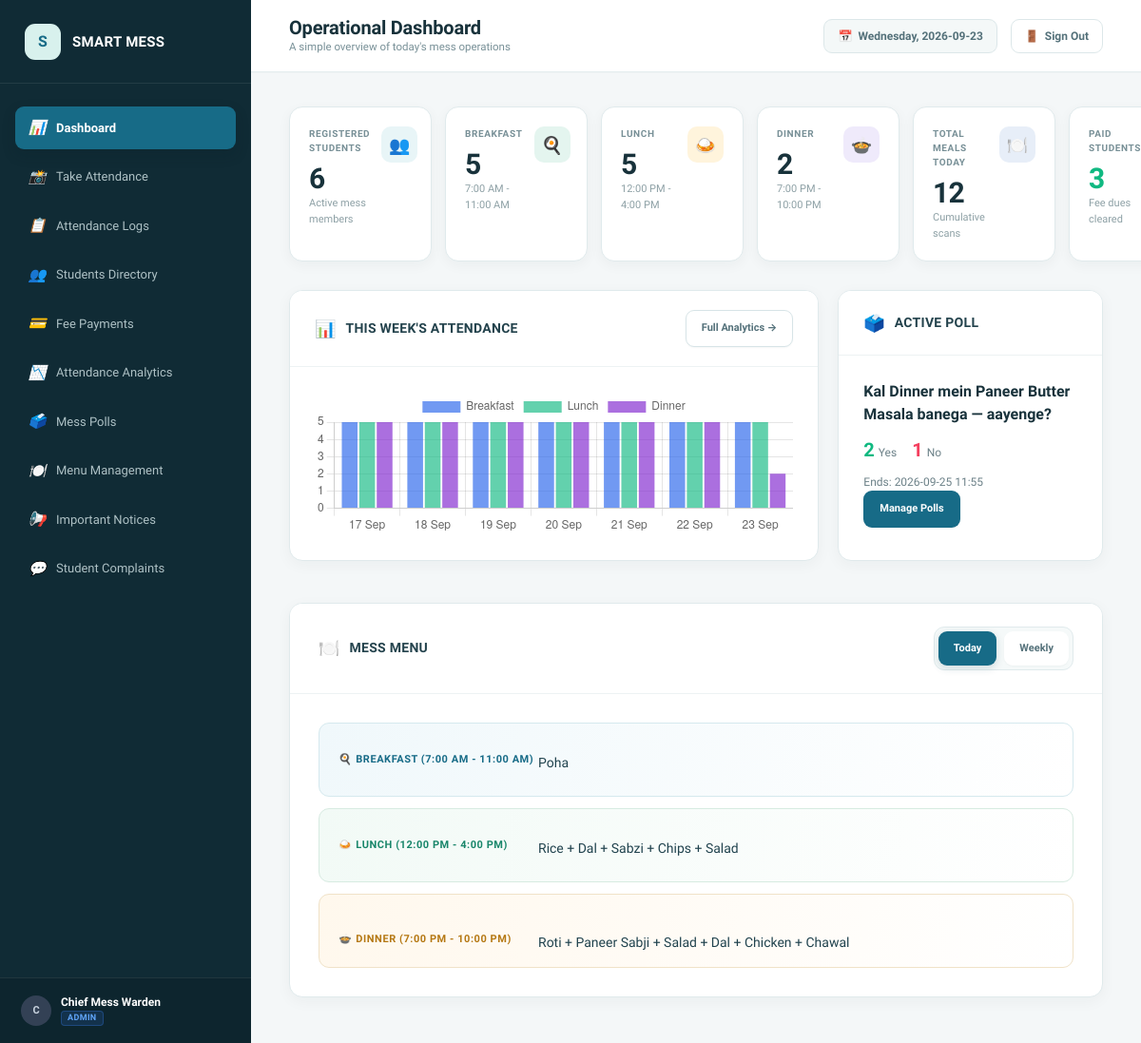
Screenshot of /admin/dashboard (signed in) with the database file from the repository.
### tables this page shows
CREATE TABLE polls (
        id INTEGER PRIMARY KEY AUTOINCREMENT,
        question TEXT NOT NULL,
        meal TEXT,
        start_time TEXT NOT NULL,
        end_time TEXT NOT NULL,
        created_by TEXT DEFAULT 'Mess Admin',
        created_at TEXT NOT NULL
    );

CREATE TABLE menu (
        id INTEGER PRIMARY KEY AUTOINCREMENT,
        day_of_week TEXT NOT NULL,
        meal_type TEXT NOT NULL,
        items TEXT NOT NULL,
        special_notes TEXT,
        availability_status TEXT NOT NULL DEFAULT 'Available',
        updated_at TEXT NOT NULL,
        UNIQUE (day_of_week, meal_type)
    );

### app.py (the view)
@app.route("/admin/dashboard")
@admin_required
def admin_dashboard():
    conn = get_db_connection()
    cursor = conn.cursor()
    today_str = datetime.now().strftime("%Y-%m-%d")
    current_day = datetime.now().strftime("%A")
    menu_view = request.args.get("menu_view", "today")
    cursor.execute("SELECT COUNT(*) FROM students")
    total_students = cursor.fetchone()[0]
    cursor.execute("SELECT COUNT(*) FROM attendance WHERE date = ? AND meal = 'Breakfast'", (today_str,))
    today_breakfast = cursor.fetchone()[0]
    cursor.execute("SELECT COUNT(*) FROM attendance WHERE date = ? AND meal = 'Lunch'", (today_str,))
    today_lunch = cursor.fetchone()[0]
    cursor.execute("SELECT COUNT(*) FROM attendance WHERE date = ? AND meal = 'Dinner'", (today_str,))
    today_dinner = cursor.fetchone()[0]
    total_meals_today = today_breakfast + today_lunch + today_dinner
    cursor.execute("SELECT COUNT(*) FROM students WHERE payment_status = 'Paid'")
    paid_students = cursor.fetchone()[0]
    cursor.execute("SELECT COUNT(*) FROM students WHERE payment_status = 'Unpaid'")
    unpaid_students = cursor.fetchone()[0]
    cursor.execute("SELECT COUNT(*) FROM students WHERE payment_status = 'Pending'")
    pending_fee_students = cursor.fetchone()[0]
    cursor.execute("SELECT COUNT(*) FROM complaints WHERE status = 'Pending'")
    pending_complaints = cursor.fetchone()[0]
    cursor.execute("SELECT COUNT(*) FROM complaints WHERE status = 'In Progress'")
    in_progress_complaints = cursor.fetchone()[0]
    cursor.execute("SELECT COUNT(*) FROM complaints WHERE status = 'Resolved'")
    resolved_complaints = cursor.fetchone()[0]
    cursor.execute("SELECT id, title, content, priority, created_at FROM notices ORDER BY id DESC LIMIT 3")
    recent_notices = cursor.fetchall()
    days = ["Monday", "Tuesday", "Wednesday", "Thursday", "Friday", "Saturday", "Sunday"]
    weekly_menu = {}
    for day in days:
        cursor.execute("SELECT meal_type, items, special_notes, availability_status FROM menu WHERE day_of_week = ?", (day,))
        day_rows = cursor.fetchall()
        weekly_menu[day] = {row["meal_type"]: {"items": row["items"], "special_notes": row["special_notes"], "availability_status": row["availability_status"]} for row in day_rows}
    cursor.execute("SELECT meal_type, items, special_notes, availability_status FROM menu WHERE day_of_week = ?", (current_day,))
    today_menu_rows = cursor.fetchall()
    today_menu = {row["meal_type"]: {"items": row["items"], "special_notes": row["special_notes"], "availability_status": row["availability_status"]} for row in today_menu_rows}
    weekly_chart = []
    for i in range(6, -1, -1):
        day_str = (datetime.now() - timedelta(days=i)).strftime("%Y-%m-%d")
        day_label = (datetime.now() - timedelta(days=i)).strftime("%d %b")
        cursor.execute("SELECT COUNT(*) FROM attendance WHERE date = ? AND meal = 'Breakfast'", (day_str,))
        b = cursor.fetchone()[0]
        cursor.execute("SELECT COUNT(*) FROM attendance WHERE date = ? AND meal = 'Lunch'", (day_str,))
        l = cursor.fetchone()[0]
        cursor.execute("SELECT COUNT(*) FROM attendance WHERE date = ? AND meal = 'Dinner'", (day_str,))
        d = cursor.fetchone()[0]
        weekly_chart.append({"label": day_label, "breakfast": b, "lunch": l, "dinner": d})
    now_str = datetime.now().strftime("%Y-%m-%dT%H:%M")
    cursor.execute("""
    SELECT * FROM polls WHERE start_time <= ? AND end_time >= ? ORDER BY id DESC LIMIT 1
    """, (now_str, now_str))
    active_poll_row = cursor.fetchone()
    active_poll = None
    if active_poll_row:
        cursor.execute("SELECT response, COUNT(*) as cnt FROM poll_responses WHERE poll_id = ? GROUP BY response", (active_poll_row["id"],))
        tally_rows = cursor.fetchall()
        tally = {"Yes": 0, "No": 0}
        for r in tally_rows:
            tally[r["response"]] = r["cnt"]
        active_poll = {
            "id": active_poll_row["id"],
            "question": active_poll_row["question"],
            "meal": active_poll_row["meal"],
            "end_time": active_poll_row["end_time"],
            "yes_count": tally["Yes"],
            "no_count": tally["No"]
        }
    conn.close()
    return render_template(
        "admin/dashboard.html",
        total_students=total_students,
        today_breakfast=today_breakfast,
        today_lunch=today_lunch,
        today_dinner=today_dinner,
        total_meals_today=total_meals_today,
        paid_students=paid_students,
        unpaid_students=unpaid_students,
        pending_fee_students=pending_fee_students,
        pending_complaints=pending_complaints,
        in_progress_complaints=in_progress_complaints,
        resolved_complaints=resolved_complaints,
        today_menu=today_menu,
        weekly_menu=weekly_menu,
        recent_notices=recent_notices,
        menu_view=menu_view,
        days=days,
        current_day=current_day,
        weekly_chart=weekly_chart,
        active_poll=active_poll
    )

### app.py (called while the page is built)
def admin_required(f):
    @wraps(f)
    def decorated_function(*args, **kwargs):
        if "user_role" not in session or session["user_role"] != "admin":
            flash("Admin access required. Please log in as an administrator.", "warning")
            return redirect(url_for("login"))
        return f(*args, **kwargs)
    return decorated_function

@app.context_processor
def inject_global_vars():
    now = datetime.now()
    return {
        "current_year": now.year,
        "current_date": now.strftime("%Y-%m-%d"),
        "current_day": now.strftime("%A"),
        "user_role": session.get("user_role"),
        "user_name": session.get("user_name"),
        "user_id": session.get("user_id"),
        "student_id": session.get("student_id")
    }

### database.py (called while the page is built)
def get_db_connection():
    conn = sqlite3.connect(DB_PATH)
    conn.row_factory = sqlite3.Row
    conn.execute("PRAGMA foreign_keys = ON;")
    return conn

### templates/admin/dashboard.html (shortened to what this page needs)
{% extends "base.html" %}
{% block page_title %}Operational Dashboard{% endblock %}
{% block page_subtitle %}A simple overview of today's mess operations{% endblock %}
{% block content %}
<div class="metrics-grid">
  <div class="metric-card">
    <div class="metric-info">
      <h3>Registered Students</h3>
      <div class="metric-number">{{ total_students }}</div>
      <div class="metric-sub">Active mess members</div>
    </div>
    <div class="metric-icon icon-blue">👥</div>
  </div>
  <div class="metric-card">
    <div class="metric-info">
      <h3>Breakfast</h3>
      <div class="metric-number">{{ today_breakfast }}</div>
      <div class="metric-sub">7:00 AM - 11:00 AM</div>
    </div>
    <div class="metric-icon icon-emerald">🍳</div>
  </div>
  <div class="metric-card">
    <div class="metric-info">
      <h3>Lunch</h3>
      <div class="metric-number">{{ today_lunch }}</div>
      <div class="metric-sub">12:00 PM - 4:00 PM</div>
    </div>
    <div class="metric-icon icon-amber">🍛</div>
  </div>
  <div class="metric-card">
    <div class="metric-info">
      <h3>Dinner</h3>
      <div class="metric-number">{{ today_dinner }}</div>
      <div class="metric-sub">7:00 PM - 10:00 PM</div>
    </div>
    <div class="metric-icon icon-purple">🍲</div>
  </div>
  <div class="metric-card">
    <div class="metric-info">
      <h3>Total Meals Today</h3>
      <div class="metric-number">{{ total_meals_today }}</div>
      <div class="metric-sub">Cumulative scans</div>
    </div>
    <div class="metric-icon icon-indigo">🍽️</div>
  </div>
  <div class="metric-card">
    <div class="metric-info">
      <h3>Paid Students</h3>
      <div class="metric-number" style="color: var(--success);">{{ paid_students }}</div>
      <div class="metric-sub">Fee dues cleared</div>
    </div>
  </div>
</div>
<div style="display: grid; grid-template-columns: 2fr 1fr; gap: 20px; margin-bottom: 20px; align-items: stretch;">
  <div class="card">
    <div class="card-header">
      <div class="card-title">
        <span>📊</span>
        <h3>This Week's Attendance</h3>
      </div>
      <a href="{{ url_for('admin_analytics') }}" class="btn btn-secondary btn-sm">Full Analytics →</a>
    </div>
    <div class="card-body">
      <canvas id="dashWeeklyChart" height="90"></canvas>
    </div>
  </div>
  <div class="card">
    <div class="card-header">
      <div class="card-title">
        <span>🗳️</span>
        <h3>Active Poll</h3>
      </div>
    </div>
    <div class="card-body">
      {% if active_poll %}
        <p style="font-weight: 600; margin-bottom: 10px;">{{ active_poll.question }}</p>
        <div style="display:flex; gap: 16px; margin-bottom: 10px;">
          <div><span style="color: var(--success); font-size: 20px; font-weight: 700;">{{ active_poll.yes_count }}</span> <span style="color: var(--text-muted); font-size: 12px;">Yes</span></div>
          <div><span style="color: var(--danger); font-size: 20px; font-weight: 700;">{{ active_poll.no_count }}</span> <span style="color: var(--text-muted); font-size: 12px;">No</span></div>
        </div>
        <p style="color: var(--text-muted); font-size: 12px;">Ends: {{ active_poll.end_time.replace('T', ' ') }}</p>
      {% else %}
        <p style="color: var(--text-muted); margin-bottom: 12px;">No poll running right now.</p>
      {% endif %}
      <a href="{{ url_for('admin_polls') }}" class="btn btn-primary btn-sm">Manage Polls</a>
    </div>
  </div>
</div>
<div class="dashboard-menu card">
    <div class="card-header">
      <div class="card-title">
        <span>🍽️</span>
        <h3>Mess Menu</h3>
      </div>
      <div style="display:flex; gap:8px;">
        <a href="{{ url_for('admin_dashboard', menu_view='today') }}" class="btn btn-secondary btn-sm {% if menu_view == 'today' %}active{% endif %}">Today</a>
        <a href="{{ url_for('admin_dashboard', menu_view='weekly') }}" class="btn btn-secondary btn-sm {% if menu_view == 'weekly' %}active{% endif %}">Weekly</a>
      </div>
    </div>
    <div class="card-body">
      {% if menu_view == 'weekly' %}
        <div class="weekly-menu-grid">
          {% for day in days %}
            <section class="weekly-day-card">
              <div class="weekly-day-heading">
                <span class="weekly-day-dot"></span>
                <h4>{{ day }}</h4>
              </div>
              <div class="weekly-meals">
            {% for meal_name in ['Breakfast', 'Lunch', 'Dinner'] %}
              {% set meal_info = weekly_menu.get(day, {}).get(meal_name, {}) %}
              <div class="weekly-meal weekly-meal-{{ meal_name | lower }}">
                <span class="weekly-meal-icon">{% if meal_name == 'Breakfast' %}🍳{% elif meal_name == 'Lunch' %}🍛{% else %}🍲{% endif %}</span>
                <div class="weekly-meal-content">
                  <span class="weekly-meal-name">{{ meal_name }}</span>
                  <span class="weekly-meal-items {% if meal_info.get('availability_status') == 'Not Available' %}meal-unavailable{% endif %}">
                    {% if meal_info.get('availability_status') == 'Not Available' %}Not available{% else %}{{ meal_info.get('items', 'Not configured') }}{% endif %}
                  </span>
                  {% if meal_info.get('availability_status') == 'Special Menu' %}<span class="meal-status-inline status-special">Special Menu</span>{% endif %}
                </div>
              </div>
            {% endfor %}
              </div>
            </section>
          {% endfor %}
        </div>
      {% else %}
        <div class="meal-slot">
          <div class="meal-slot-label"><span>🍳</span> Breakfast (7:00 AM - 11:00 AM) </div>
          <div class="meal-slot-items ">{% if today_menu.get('Breakfast', {}).get('availability_status') == 'Not Available' %}Not available{% else %}{{ today_menu.get('Breakfast', {}).get('items', 'Not configured') }}{% endif %}</div>
        </div>
        <div class="meal-slot">
          <div class="meal-slot-label"><span>🍛</span> Lunch (12:00 PM - 4:00 PM) </div>
          <div class="meal-slot-items ">{% if today_menu.get('Lunch', {}).get('availability_status') == 'Not Available' %}Not available{% else %}{{ today_menu.get('Lunch', {}).get('items', 'Not configured') }}{% endif %}</div>
        </div>
        <div class="meal-slot">
          <div class="meal-slot-label"><span>🍲</span> Dinner (7:00 PM - 10:00 PM) </div>
          <div class="meal-slot-items ">{% if today_menu.get('Dinner', {}).get('availability_status') == 'Not Available' %}Not available{% else %}{{ today_menu.get('Dinner', {}).get('items', 'Not configured') }}{% endif %}</div>
        </div>
      {% endif %}
    </div>
</div>
{% endblock %}
{% block extra_scripts %}
<script>
  const weeklyChartData = {{ weekly_chart | tojson }};
  const labels = weeklyChartData.map(d => d.label);
  new Chart(document.getElementById('dashWeeklyChart').getContext('2d'), {
    type: 'bar',
    data: {
      labels: labels,
      datasets: [
        { label: 'Breakfast', data: weeklyChartData.map(d => d.breakfast), backgroundColor: 'rgba(37, 99, 235, 0.65)' },
        { label: 'Lunch', data: weeklyChartData.map(d => d.lunch), backgroundColor: 'rgba(16, 185, 129, 0.65)' },
        { label: 'Dinner', data: weeklyChartData.map(d => d.dinner), backgroundColor: 'rgba(126, 34, 206, 0.65)' }
      ]
    },
    options: {
      responsive: true,
      plugins: { legend: { position: 'top' } },
      scales: { y: { beginAtZero: true } }
    }
  });
</script>
{% endblock %}

### rows the page displays
polls: question "Kal Dinner mein Paneer Butter Masala banega — aayenge?", end_time.replace "2026-09-25 11:55"
menu: get "Poha"
menu: get "Rice + Dal + Sabzi + Chips + Salad"
menu: get "Roti + Paneer Sabji + Salad + Dal + Chicken + Chawal"

### other values shown
{{ (user_name[0] if user_name else 'U') | upper }} "C"
{{ user_name or 'User' }} "Chief Mess Warden"
{{ total_students }} "6"
{{ today_breakfast }} "5"
{{ today_lunch }} "5"
{{ today_dinner }} "2"
{{ total_meals_today }} "12"
{{ paid_students }} "3"
{{ active_poll.yes_count }} "2"
{{ active_poll.no_count }} "1"
